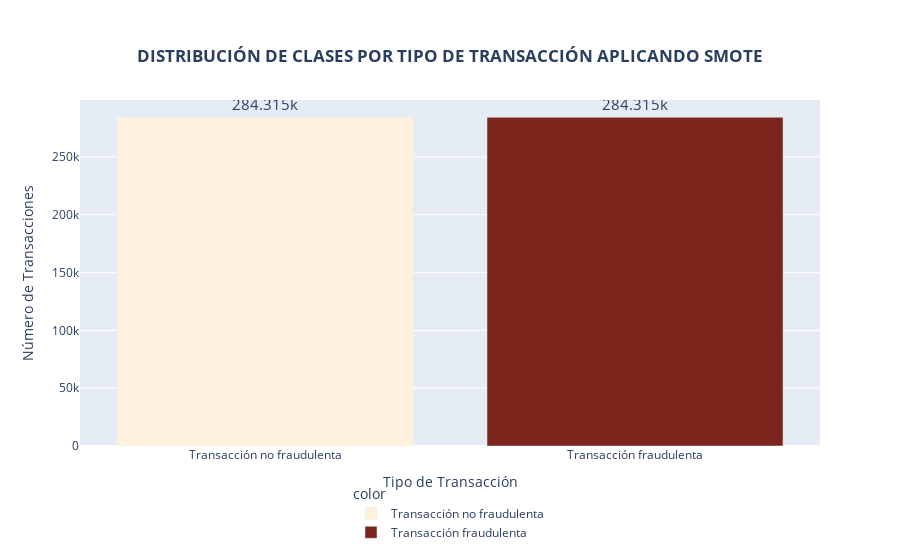

Here is the notebook cell this chart was saved with:
### Code cell
# GRÁFICO DE BARRAS: DISTRIBUCIÓN DE CLASES POR TIPO DE TRANSACCIÓN APLICANDO SMOTE

# Calcula el recuento de las clases de transacción (no fraudulenta y fraudulenta) y los ordena por índice
class_counts = trans_fraud_resampled['Class'].value_counts().sort_index()

# Extrae los valores (recuentos) de las clases
valores = class_counts.values

# Define etiquetas para las clases (0: no fraudulenta, 1: fraudulenta)
# Estas etiquetas se utilizarán en el gráfico para representar cada segmento
etiq = {0: f"Transacción no fraudulenta", 1: f"Transacción fraudulenta"}

# Crea un gráfico de barras con Plotly Express
# 'x' representa las clases, 'y' representa los recuentos, 'labels' da las etiquetas a mostrar en el gráfico
fig = px.bar(
    x=etiq.values(),  # Clases etiquetadas
    y=valores,  # Recuentos de cada clase
    labels={'x': 'Tipo de Transacción', 'y': 'Número de Transacciones'},
    title='<b>DISTRIBUCIÓN DE CLASES POR TIPO DE TRANSACCIÓN APLICANDO RANDOM UNDERSAMPLING</b>',
    color=etiq.values(),  # Usa las etiquetas para asignar colores
    color_discrete_sequence=['#FFF1DB', '#7B241C']  # Colores personalizados
)

# Ajusta el tamaño del texto en el gráfico para mejorar la visibilidad
fig.update_traces(texttemplate='%{y}', textposition='outside', textfont_size=15)

# Ajusta el diseño del gráfico
fig.update_layout(
    title={
        'text': '<b>DISTRIBUCIÓN DE CLASES POR TIPO DE TRANSACCIÓN APLICANDO SMOTE</b>',
        'x': 0.5,  # Centra el título horizontalmente
        'xanchor': 'center',
        'yanchor': 'top'
    },
    xaxis_title='Tipo de Transacción',
    yaxis_title='Número de Transacciones',
    legend={
        'x': 0.5,  # Posición horizontal de la leyenda (centrada)
        'y': -0.1,  # Posición vertical (debajo del gráfico)
        'xanchor': 'center',
        'yanchor': 'top'
    }
)

# Muestra el gráfico
fig.show()

### Figure 1 — Plotly figure (JSON) as saved in the notebook; plotly's stock layout.template omitted (floating-point values rounded to 4 significant figures)
{"data": [{"alignmentgroup": "True", "hovertemplate": "color=Transacción no fraudulenta<br>Tipo de Transacción=%{x}<br>Número de Transacciones=%{y}<extra></extra>", "legendgroup": "Transacción no fraudulenta", "marker": {"color": "#FFF1DB", "pattern": {"shape": ""}}, "name": "Transacción no fraudulenta", "offsetgroup": "Transacción no fraudulenta", "orientation": "v", "showlegend": true, "textfont": {"size": 15}, "textposition": "outside", "texttemplate": "%{y}", "type": "bar", "x": ["Transacción no fraudulenta"], "xaxis": "x", "y": [284315], "yaxis": "y"}, {"alignmentgroup": "True", "hovertemplate": "color=Transacción fraudulenta<br>Tipo de Transacción=%{x}<br>Número de Transacciones=%{y}<extra></extra>", "legendgroup": "Transacción fraudulenta", "marker": {"color": "#7B241C", "pattern": {"shape": ""}}, "name": "Transacción fraudulenta", "offsetgroup": "Transacción fraudulenta", "orientation": "v", "showlegend": true, "textfont": {"size": 15}, "textposition": "outside", "texttemplate": "%{y}", "type": "bar", "x": ["Transacción fraudulenta"], "xaxis": "x", "y": [284315], "yaxis": "y"}], "layout": {"barmode": "relative", "legend": {"title": {"text": "color"}, "tracegroupgap": 0, "x": 0.5, "xanchor": "center", "y": -0.1, "yanchor": "top"}, "title": {"text": "<b>DISTRIBUCIÓN DE CLASES POR TIPO DE TRANSACCIÓN APLICANDO SMOTE</b>", "x": 0.5, "xanchor": "center", "yanchor": "top"}, "xaxis": {"anchor": "y", "domain": [0, 1], "title": {"text": "Tipo de Transacción"}}, "yaxis": {"anchor": "x", "domain": [0, 1], "title": {"text": "Número de Transacciones"}}}}
